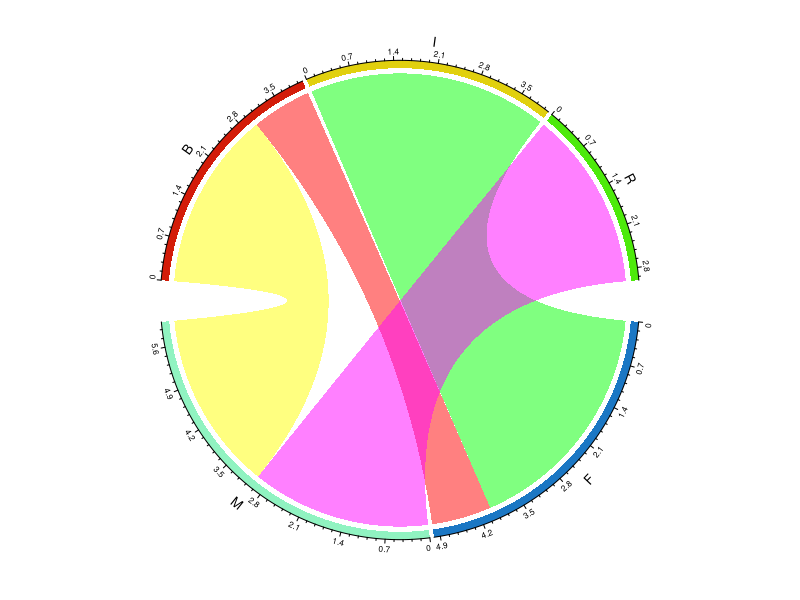
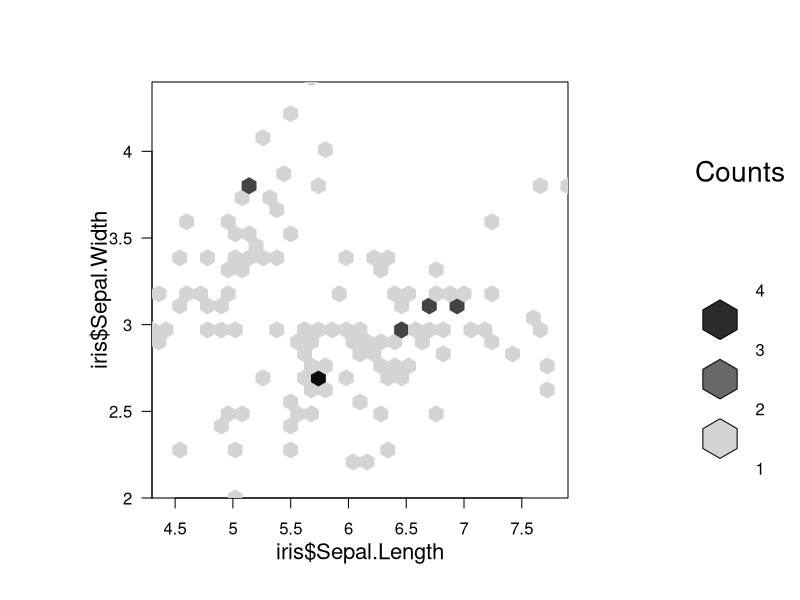
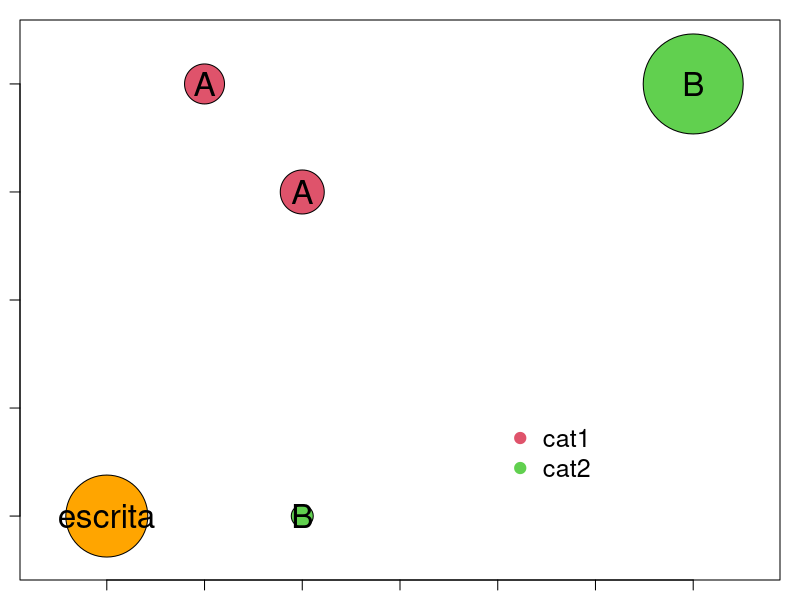
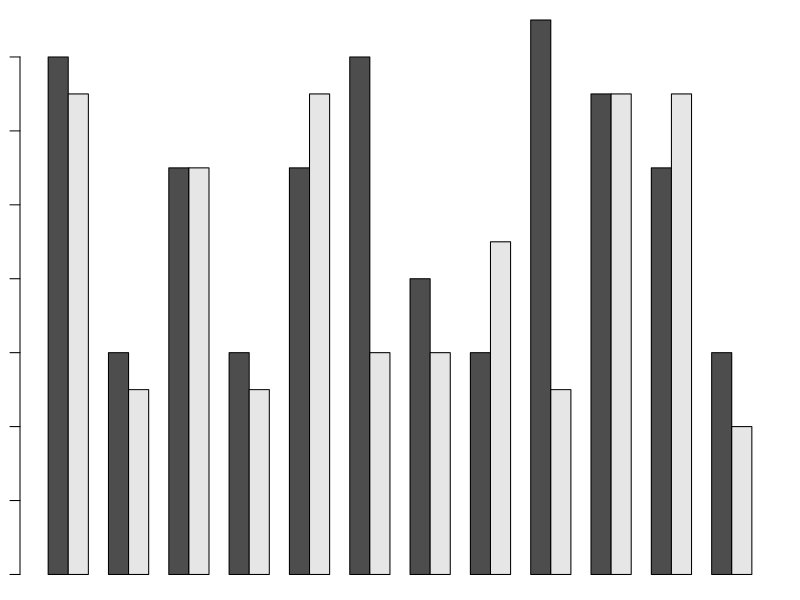

These charts were generated, in order, by the following R code:
#Gráfico de cordas / chord diagram
require(circlize)
require(vcd)
v1 = c(rep("F", 4), rep ("M", 5), "F", "M") 
v2 = c('I', 'I', 'B','I', 'B', 'R', 'B', 'R', 'B', 'I', 'R')

length(v1)
length(v2)

m = data.frame(table(v1,v2))
m
chordDiagram(m, col=rainbow (6))

#GRÁFICO HEXBIN

library("hexbin")
data("iris")
hh <- hexbin(iris$Sepal.Length, iris$Sepal.Width)
hh
plot(hh)

#Gráfico de boljas
x = c(10, 20, 15, 20, 40)
y = c(1, 4, 5, 1, 5)
z = c(41, 22, 20, 11, 50)
R = c("escrita", "A", "A", "B", "B")
C <- c("orange", 2, 2, 3, 3)

symbols(x=x, y=y,
        circles = z,
        inches = 0.5,
        bg=C)
text(x, y, R, cex = 2)

legend (30, 2, c("cat1", "cat2"), pch = 19, cex = 1.5, col = c(2,3), box.col = NA)


#Gráfico de barras

ano <- c(rep(2022,12),rep(2023,12))
mes <- rep(1:12,2)
ven <- rpois (24,10)

cores = c("#5e35b1", "#fdd835")
barra = rbind(ven[1:12], ven [13:24])
barra

barplot (barra, beside = T, names.arg = mes)
